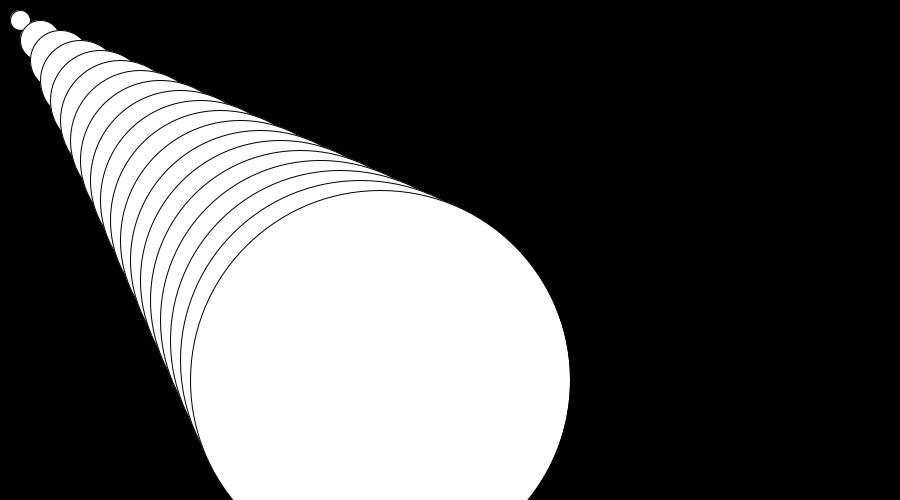
Frame 1 (no input)
Frame 60 (the mouse pressed at the canvas centre just before this capture): identical to frame 1, image omitted
Frame 120 (the mouse held since frame 60 and released just before this capture): identical to frame 1, image omitted

The Processing sketch that drew this single still picture (run headless with seeded random() and noise(); from frame 60 on, the mouse is pressed at the canvas centre):

// Processing sketch: singleLoop
// ── singleLoop.pde
int size;

void setup(){
  size (900, 500);
}

void draw(){
  background (0);
  for (int i = 0; i < 20; i++){
    ellipse (20*i, 20*i, 20*i, 20*i);
  }
}
